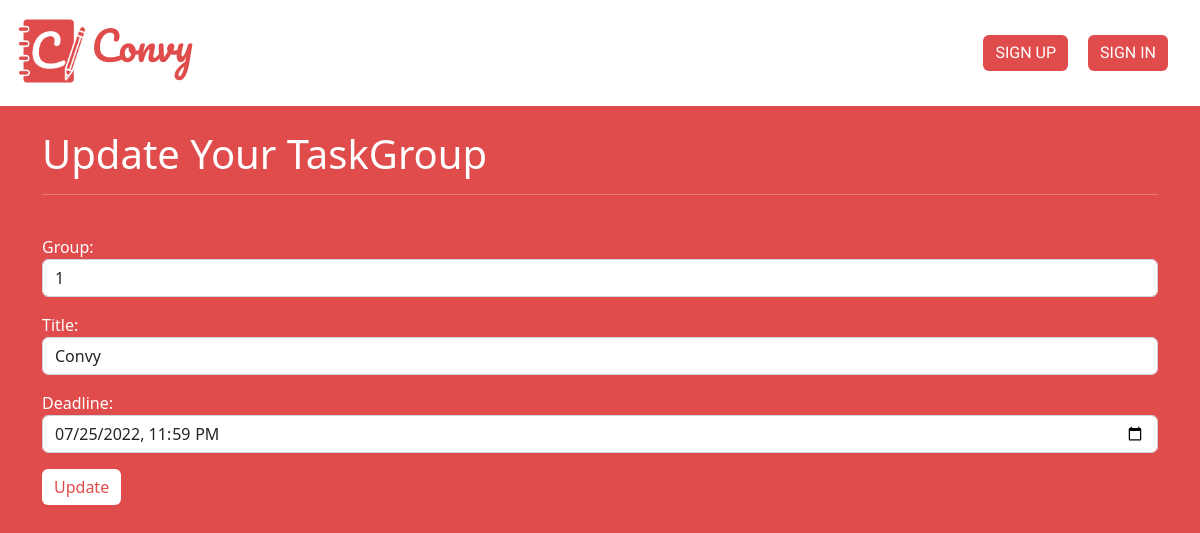
The page /task/taskgroup-update/2 on the database its author committed.
### task/models.py (models this page shows, shortened)
class TaskGroup(models.Model):
    user = models.ForeignKey(User, on_delete=models.CASCADE, null = True, blank=True)
    group = models.ForeignKey(Group, on_delete=models.CASCADE, default=1)
    title = models.CharField(max_length=200)
    deadline = models.DateTimeField(null = True, blank = True)

### task/views.py (the view)
# urls.py: path('taskgroup-update/<taskgroup_id>', views.update_taskgroup, name="taskgroup-update"),
def update_taskgroup(request, taskgroup_id):
	taskgroup = TaskGroup.objects.get(pk=taskgroup_id)
	form = TaskGroupForm(request.POST or None, request.FILES or None, instance=taskgroup)
	if form.is_valid():
		form.save()
		return redirect('task:taskgroup-list')
	return render(request, 'task/taskgroup_update.html',
		{'taskgroup': taskgroup,
		'form':form})

### task/forms.py
class TaskGroupForm(ModelForm):
    class Meta:
        model = TaskGroup
        fields = ('group', 'title', 'deadline',)
        labels = {
            'group': 'Group',
            'title': 'Title',
            'deadline': 'Deadline',
        }
        widgets = {
            'group': forms.TextInput(attrs={'class':'form-control', 'placeholder':'Enter Your Organisation Name'}),
            'title': forms.TextInput(attrs={'class':'form-control', 'placeholder':'Enter Your Project Title'}),
            'deadline': forms.DateInput(attrs={'type': 'datetime-local', 'class': 'form-control', 'placeholder':'Choose the deadline date'}, format="%Y-%m-%dT%H:%M"),
        }

### task/templates/task/taskgroup_update.html (shortened to what this page needs)
{% extends 'authentication/base.html' %}
{% load static %}
{% block content %}
    <link rel="stylesheet" href="{% static 'authentication/styles/base.css' %}" type="text/css">
    <h1>Update Your TaskGroup</h1>
    <hr>
    <br>
    <form action="" method=POST enctype="multipart/form-data">
        {{ form.as_p }}
        <input type="submit" value="Update" class="btn btn-secondary">
    </form>
{% endblock %}

### authentication/static/authentication/styles/base.css (style rules this page uses)
* { margin: 0; padding: 0; box-sizing: border-box; }
body { background-color: #e04c4c; }
h1, h3, hr, p, ul, a, li, form { color: white; }
.btn { background-color: white; color: #e04c4c; border: 0px; }

### rows shown on the page
TaskGroup: group "1", title "Convy", deadline "07/25/2022 23:59"
